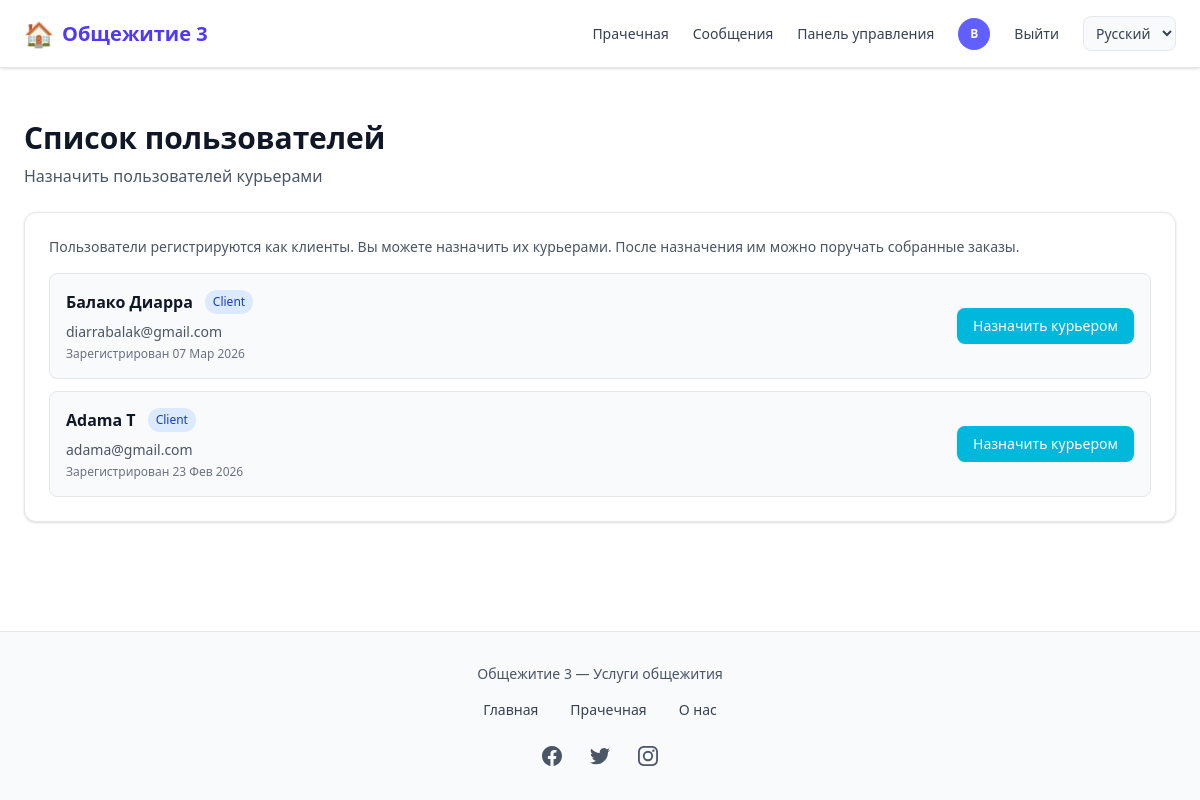
The app's page /users/ (signed in), older data.
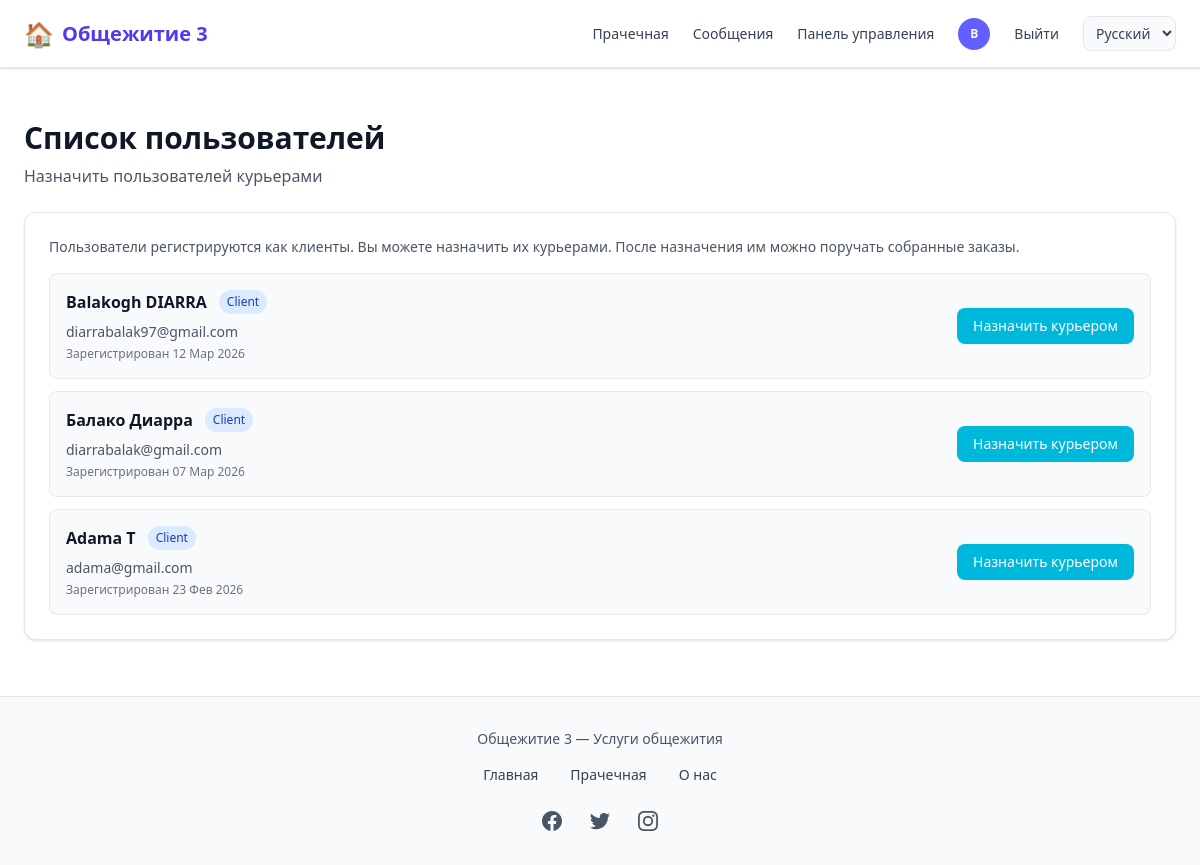
The same page, newer data.
### comptes/models.py (models this page shows, shortened)
class CustomUser(AbstractUser):
    USER_TYPES = (
        ('ADMIN', 'Administrateur'),
        ('client', 'Client'),
        ('vendeur', 'Vendeur'),
        ('coursier', 'Coursier'),
    )
    user_type = models.CharField(max_length=22, choices=USER_TYPES, default="client")
    email = models.EmailField('Adresse email', unique=True,max_length=50)
    telephone = models.CharField(max_length=20, unique=True, blank=True)
    photo = models.ImageField(upload_to=user_photo_upload_to, null=True, blank=True)
    is_premium = models.BooleanField(default=False)
    GENRE = (('masculin', 'Masculin'), ('feminin', 'Féminin'))
    genre = models.CharField(max_length=22, choices=GENRE, null=True, blank=True)
    date_inscription = models.DateField(auto_now_add=True)
    latitude = models.DecimalField(max_digits=9, decimal_places=6, blank=True, null=True)
    longitude = models.DecimalField(max_digits=9, decimal_places=6, blank=True, null=True)
    last_activity = models.DateTimeField(null=True, blank=True, verbose_name="Dernière activité")
    REQUIRED_FIELDS = ['email', 'user_type']

### comptes/views.py (the view)
# urls.py: path('users/', views.list_users, name='list_users'),
@login_required
def list_users(request):
    if request.user.user_type not in ['vendeur', 'ADMIN']:
        messages.error(request, gettext("Access denied. You must be a seller or administrator."))
        return redirect('home')
    users = CustomUser.objects.filter(user_type='client').order_by('-date_joined')
    context = {
        'users': users,
        'user_display_default': gettext('User'),
    }
    return render(request, 'comptes/list_users.html', context)

### comptes/context_processors.py (called while the page is built)
def laverie_i18n_context(request):
    lang = getattr(request, 'LANGUAGE_CODE', None) or 'ru'
    return {'laverie_i18n': LAVERIE_I18N.get(lang, LAVERIE_I18N['en'])}

def notifications_context(request):
    context = {
        'pending_orders_count': 0,
        'packaged_orders_count': 0,
        'unread_messages_count': 0,
    }
    if request.user.is_authenticated:
        from chat.models import Message, Conversation
        conversations = Conversation.objects.filter(
            Q(participant1=request.user) | Q(participant2=request.user)
        )
        context['unread_messages_count'] = Message.objects.filter(
            Q(conversation__in=conversations) & ~Q(sender=request.user),
            lu=False
        ).count()
    return context

### laverie/models.py (called while the page is built)
    @classmethod
    def marquer_tickets_termines(cls):
        from django.utils import timezone
        now = timezone.now()
        return cls.objects.filter(
            statut__in=('reserve', 'en_cours'),
            fin__lt=now,
        ).update(statut='termine')

### templates/comptes/list_users.html
{% extends 'home.html' %}
{% load static %}
{% load i18n %}
{% block contenu %}
<div class="max-w-7xl mx-auto py-6">
    <div class="mb-6">
        <h1 class="text-3xl font-bold text-gray-900">{% trans "User list" %}</h1>
        <p class="text-gray-600 mt-2">{% trans "Promote users to couriers" %}</p>
    </div>
    <div class="bg-white rounded-xl shadow-sm p-6 border border-gray-200">
        <div class="mb-4">
            <p class="text-sm text-gray-600">
                {% trans "Users register as clients. You can promote them to couriers. Once promoted, they can be assigned to packed orders." %}
            </p>
        </div>
        <div class="space-y-3">
            {% for user in users %}
            <div class="flex items-center justify-between p-4 bg-gray-50 rounded-lg border border-gray-200">
                <div class="flex-1">
                    <div class="flex items-center gap-3 mb-2">
                        <p class="font-semibold text-gray-900">
                            {{ user.get_full_name|default:user_display_default }}
                        </p>
                        <span class="text-xs px-2 py-1 rounded-full bg-blue-100 text-blue-800">
                            {{ user.get_user_type_display }}
                        </span>
                    </div>
                    <p class="text-sm text-gray-600 mb-1">{{ user.email }}</p>
                    <p class="text-xs text-gray-500">{% trans "Registered on" %} {{ user.date_joined|date:"d M Y" }}</p>
                </div>
                <div class="ml-4">
                    <a href="{% url 'promote_to_coursier' user.id %}"
                       class="bg-cyan-500 hover:bg-cyan-600 text-white px-4 py-2 rounded-lg text-sm transition inline-block">
                        {% trans "Promote to courier" %}
                    </a>
                </div>
            </div>
            {% empty %}
            <p class="text-gray-500 text-center py-8">{% trans "No client users available" %}</p>
            {% endfor %}
        </div>
    </div>
</div>
{% endblock %}

Row changes from the older to the newer data that the page shows:
added CustomUser: get_full_name "Balakogh DIARRA", user_type "Client", email "diarrabalak97@gmail.com", date_joined "12 Мар 2026"
